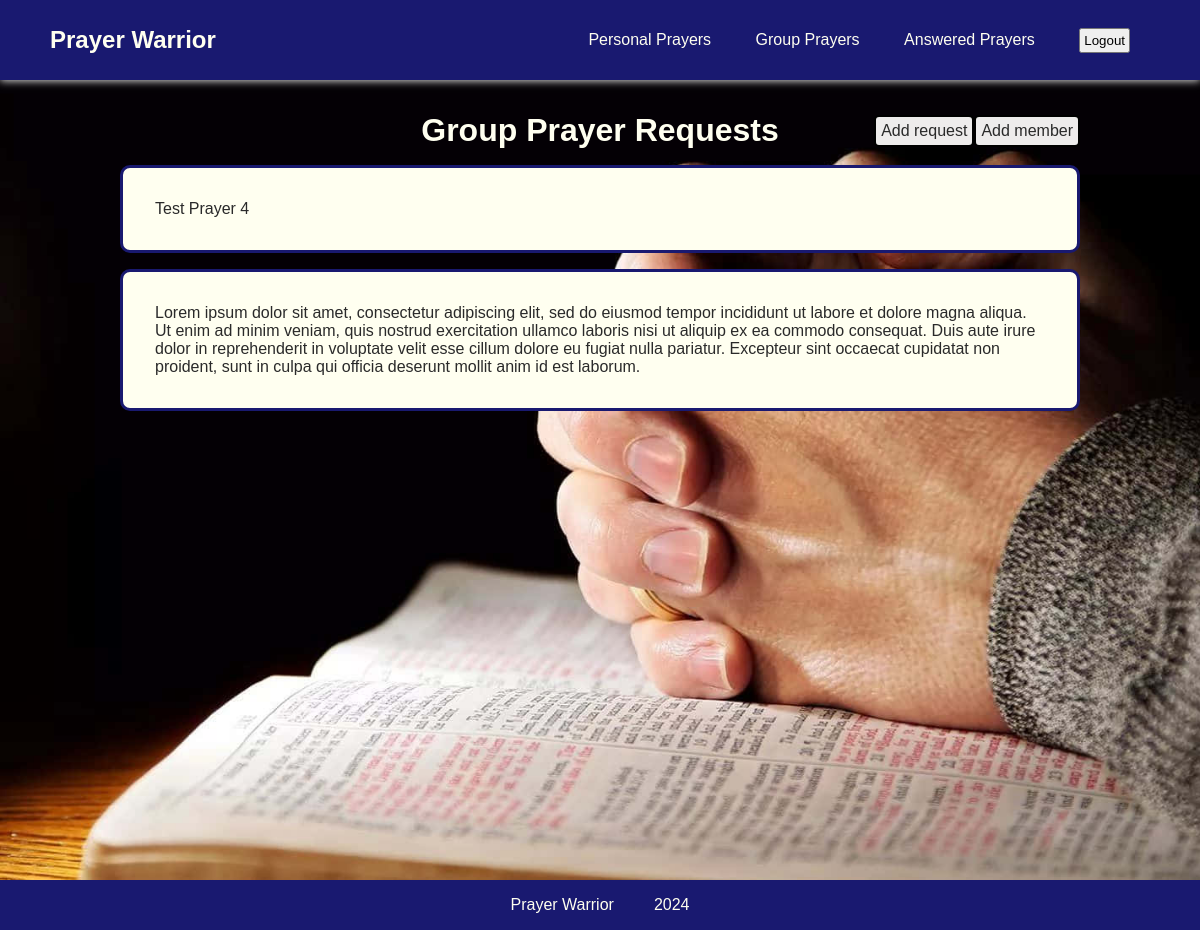
Page /app/group-prayers/1/ (signed in) on the committed database.
### app/models.py (models this page shows, shortened)
class PrayerRequest(models.Model):
    datetime = models.DateTimeField(auto_now_add=True)
    user = models.ForeignKey(User, on_delete=models.CASCADE)
    content = models.TextField()
    answered = models.BooleanField(default=False)

### app/views.py (the view)
# urls.py: path("group-prayers/<pk>/", views.GroupDetailView.as_view(), name="group-detail"),
class GroupDetailView(LoginRequiredMixin, UserPassesTestMixin, generic.DetailView):
    model = Group
    login_url = reverse_lazy("login")
    template_name = "app/group-detail.html"
    def test_func(self):
        group_id = self.kwargs["pk"]
        return self.request.user.groups.filter(id=group_id).exists()
    def get_context_data(self, **kwargs):
        group_id = self.kwargs["pk"]
        context = super().get_context_data(**kwargs)
        prayer_keys = GroupPrayerManager.objects.filter(group=group_id)
        context["prayer_list"] = []
        for prayer_key in prayer_keys:
            context["prayer_list"].append(prayer_key.prayer_request)
        return context

### app/templates/app/group-detail.html
{% extends "app/navbar.html" %}
{% load static %}
{% block page-style %} <link rel="stylesheet" href="{% static 'app/group-detail.css' %}">{% endblock %}
{% block content %}
    <div class="page-container">
        <div class="header">
            <h1>Group Prayer Requests</h1>
            <div class="buttons">
                <a href="{% url 'app:prayer-request' %}" class="add-button">Add request</a>
                <a href="{% url 'app:add-member' group.id %}" class="add-button">Add member</a>
            </div>
        </div>
        {% if prayer_list %}
        <ul class="flex-container">
        {% for prayer in prayer_list %}
            <li class="prayer-request">{{ prayer.content }}</li>
        {% endfor %}
        </ul>
        {% else %}
            No prayer requests
        {% endif %}
    </div>
{% endblock %}

### app/static/app/base.css (style rules this page uses)
:root { --primary-color: rgb(25, 25, 112); --secondary-color: rgb(255, 255, 240); --accent-color: rgb(220, 20, 60); --background-color: rgb(248, 248, 255); --text-color: rgb(42, 42, 42); }
body { color: var(--text-color); box-sizing: border-box; background-repeat: no-repeat; background-color: black; background-image: url(images/prayer-3.jpg); background-size: cover; background-position: 0 5rem; }
h1 { font-size: 2rem; color: var(--secondary-color); }
.add-button { background-color: rgb(238, 236, 236); text-align: center; border-radius: 5px; padding: 5px; color: var(--text-color); height: 2rem; font-size: 1rem; border: 2px solid black; }

### app/static/app/navbar.css (style rules this page uses)
* { margin: 0; padding: 0; font-family: Arial, Helvetica, sans-serif; box-sizing: border-box; }

### app/static/app/group-detail.css (style rules this page uses)
h1 { text-align: center; }
.flex-container { display: flex; flex-direction: column; align-items: center; }
.prayer-request { list-style-type: none; border: 3px solid var(--primary-color); border-radius: 10px; padding: 2rem; width: 80vw; margin-top: 1rem; background-color: var(--secondary-color); }
.page-container { display: flex; flex-direction: column; align-items: center; }
.header { display: grid; grid-template-columns: 1fr auto 1fr; justify-items: center; width: 80vw; }
.buttons { display: flex; align-items: center; }
.header > *:nth-child(1) { grid-column-start: 2; }
.header > *:nth-child(2) { margin-left: auto; }
a { text-decoration: none; color: var(--text-color); }

### rows in the picture
PrayerRequest: content "Test Prayer 4"
PrayerRequest: content "Lorem ipsum dolor sit amet, consectetur adipiscing elit, sed do eiusmod tempor incididunt ut labore et dolore magna aliqua. Ut enim ad minim veniam, quis nostrud exercitation ullamco laboris nisi ut aliquip ex ea commodo consequat. Duis aute irure dolor in reprehenderit in voluptate velit esse cillum dolore eu fugiat nulla pariatur. Excepteur sint occaecat cupidatat non proident, sunt in culpa qui officia deserunt mollit anim id est laborum."
